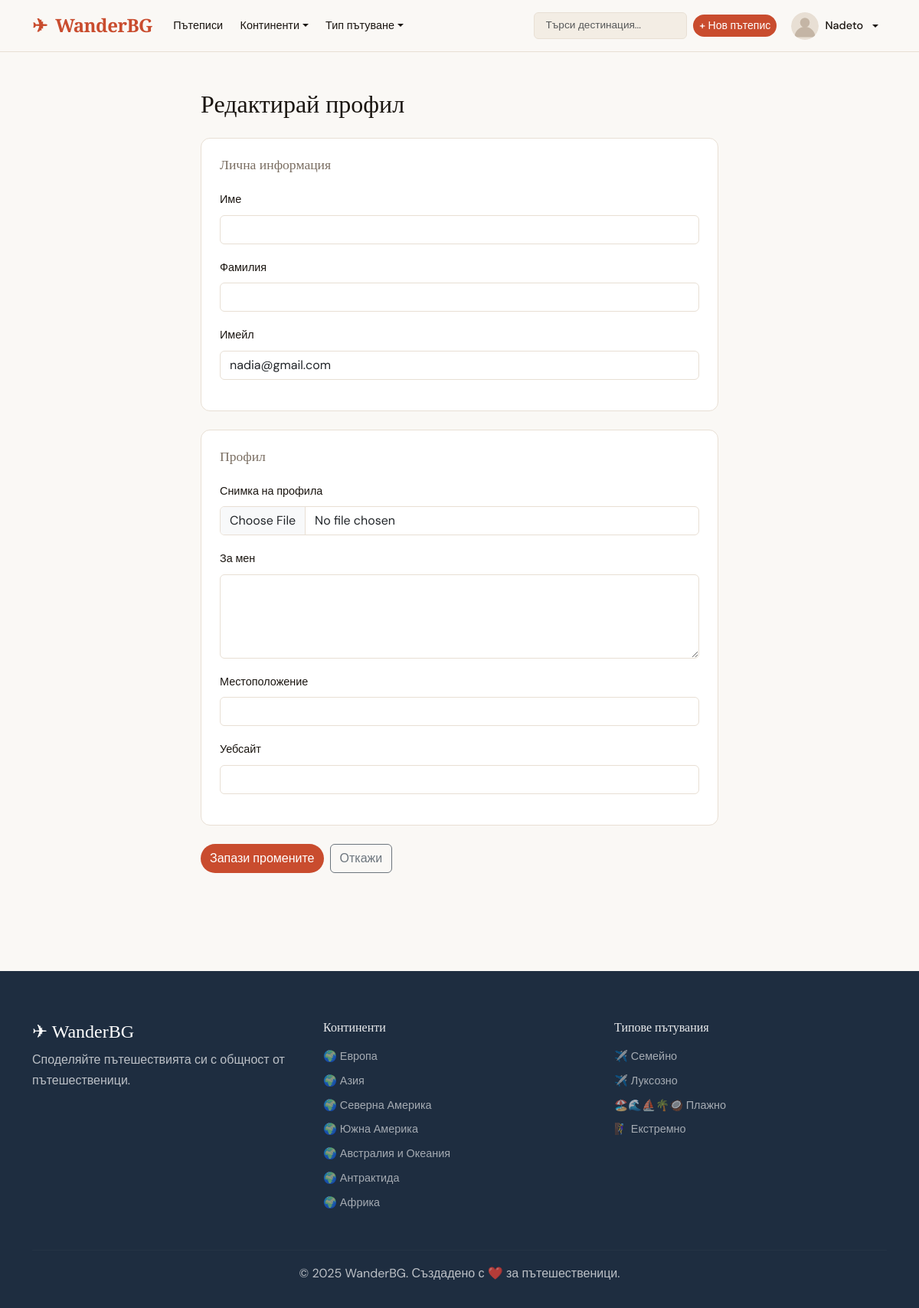
The page /accounts/edit-profile/ (signed in) on the database its author committed.
### accounts/models.py (models this page shows, shortened)
class Profile(models.Model):
    user = models.OneToOneField(User, on_delete=models.CASCADE, related_name='profile')
    bio = models.TextField(blank=True, max_length=500)
    avatar = models.ImageField(upload_to='avatars/', blank=True, null=True)
    website = models.URLField(blank=True)
    location = models.CharField(max_length=100, blank=True)
    joined = models.DateTimeField(auto_now_add=True)
    def get_avatar_url(self):
        if self.avatar:
            return self.avatar.url
        return '/static/images/default_avatar.svg'

### categories/models.py (models this page shows, shortened)
class Continent(models.Model):
    name = models.CharField(max_length=100, verbose_name='Континент')
    slug = models.SlugField(unique=True)
    icon = models.CharField(max_length=50, default='🌍')
    class Meta:
        verbose_name = 'Континент'
        verbose_name_plural = 'Континенти'

class TravelType(models.Model):
    TRAVEL_TYPES = [
        ('extreme', 'Екстремно'),
        ('family', 'Семейно'),
        ('budget', 'Бюджетно'),
        ('luxury', 'Луксозно'),
        ('adventure', 'Приключенско'),
        ('cultural', 'Културно'),
        ('beach', 'Плажно'),
        ('mountain', 'Планинско'),
    ]
    name = models.CharField(max_length=50, choices=TRAVEL_TYPES, unique=True)
    icon = models.CharField(max_length=50, default='✈️')
    class Meta:
        verbose_name = 'Тип пътуване'
        verbose_name_plural = 'Типове пътувания'
    def __str__(self):
        return self.get_name_display()

### accounts/views.py (the view)
# urls.py: path('edit-profile/', views.edit_profile_view, name='edit_profile'),
@login_required
def edit_profile_view(request):
    if request.method == 'POST':
        user_form = UserUpdateForm(request.POST, instance=request.user)
        profile_form = ProfileUpdateForm(request.POST, request.FILES, instance=request.user.profile)
        if user_form.is_valid() and profile_form.is_valid():
            user_form.save()
            profile_form.save()
            messages.success(request, 'Профилът е обновен успешно!')
            return redirect('profile', username=request.user.username)
    else:
        user_form = UserUpdateForm(instance=request.user)
        profile_form = ProfileUpdateForm(instance=request.user.profile)
    return render(request, 'accounts/edit_profile.html', {
        'user_form': user_form,
        'profile_form': profile_form,
    })

### accounts/forms.py
class UserUpdateForm(forms.ModelForm):
    class Meta:
        model = User
        fields = ['first_name', 'last_name', 'email']
        labels = {
            'first_name': 'Име',
            'last_name': 'Фамилия',
            'email': 'Имейл',
        }

class ProfileUpdateForm(forms.ModelForm):
    class Meta:
        model = Profile
        fields = ['avatar', 'bio', 'location', 'website']
        labels = {
            'avatar': 'Снимка на профила',
            'bio': 'За мен',
            'location': 'Местоположение',
            'website': 'Уебсайт',
        }
        widgets = {
            'bio': forms.Textarea(attrs={'rows': 4}),
        }

### categories/context_processors.py (called while the page is built)
def categories_context(request):
    return {
        'continents': Continent.objects.all(),
        'travel_types': TravelType.objects.all(),
    }

### templates/accounts/edit_profile.html (shortened to what this page needs)
{% extends 'base.html' %}
{% load crispy_forms_tags %}
{% block content %}
<div class="container py-5" style="max-width:700px">
    <h2 class="mb-4">Редактирай профил</h2>
    <form method="post" enctype="multipart/form-data">
        <div class="form-card mb-4">
            <h5 class="form-card-title">Лична информация</h5>
            {{ user_form|crispy }}
        </div>
        <div class="form-card mb-4">
            <h5 class="form-card-title">Профил</h5>
            {{ profile_form|crispy }}
        </div>
        <div class="d-flex gap-2">
            <button type="submit" class="btn btn-accent">Запази промените</button>
            <a href="{% url 'profile' user.username %}" class="btn btn-outline-secondary">Откажи</a>
        </div>
    </form>
</div>
{% endblock %}

### templates/base.html (shortened to what this page needs)
<!DOCTYPE html>
<html lang="bg">
<head>
    {% load static %}
    <link href="https://cdn.jsdelivr.net/npm/bootstrap@5.3.0/dist/css/bootstrap.min.css" rel="stylesheet">
    <link href="https://cdn.jsdelivr.net/npm/bootstrap-icons@1.11.0/font/bootstrap-icons.css" rel="stylesheet">
    <link href="{% static 'css/main.css' %}" rel="stylesheet">
</head>
<body>
<nav class="navbar navbar-expand-lg">
    <div class="container">
        <a class="navbar-brand" href="{% url 'home' %}">
            <span class="brand-icon">✈</span> WanderBG
        </a>
        <div class="collapse navbar-collapse" id="navMenu">
            <ul class="navbar-nav me-auto">
                <li class="nav-item"><a class="nav-link" href="{% url 'post_list' %}">Пътеписи</a></li>
                <li class="nav-item dropdown">
                    <a class="nav-link dropdown-toggle" href="#" data-bs-toggle="dropdown">Континенти</a>
                </li>
                <li class="nav-item dropdown">
                    <a class="nav-link dropdown-toggle" href="#" data-bs-toggle="dropdown">Тип пътуване</a>
                </li>
            </ul>
            <div class="navbar-nav ms-auto align-items-center gap-2">
                <form class="d-flex" action="{% url 'post_list' %}" method="get">
                    <input class="form-control search-input" type="search" name="q" placeholder="Търси дестинация..." value="{{ request.GET.q }}">
                </form>
                {% if user.is_authenticated %}
                <a href="{% url 'post_create' %}" class="btn btn-accent btn-sm">+ Нов пътепис</a>
                <div class="dropdown">
                    <a class="nav-link dropdown-toggle user-menu" href="#" data-bs-toggle="dropdown">
                        <img src="{{ user.profile.get_avatar_url }}" class="avatar-sm" alt="">
                        {{ user.username }}
                    </a>
                </div>
                {% else %}
                <a href="{% url 'login' %}" class="btn btn-outline-light btn-sm">Вход</a>
                <a href="{% url 'register' %}" class="btn btn-accent btn-sm">Регистрация</a>
                {% endif %}
            </div>
        </div>
    </div>
</nav>
<main>
    {% block content %}{% endblock %}
</main>
<footer class="site-footer">
    <div class="container">
        <div class="row">
            <div class="col-md-4">
                <h5 class="footer-brand">✈ WanderBG</h5>
                <p>Споделяйте пътешествията си с общност от пътешественици.</p>
            </div>
            <div class="col-md-4">
                <h6>Континенти</h6>
                <ul class="footer-links">
                    {% for c in continents %}
                    <li><a href="{% url 'continent_posts' c.slug %}">{{ c.icon }} {{ c.name }}</a></li>
                    {% endfor %}
                </ul>
            </div>
            <div class="col-md-4">
                <h6>Типове пътувания</h6>
                <ul class="footer-links">
                    {% for t in travel_types %}
                    <li><a href="{% url 'travel_type_posts' t.name %}">{{ t.icon }} {{ t }}</a></li>
                    {% endfor %}
                </ul>
            </div>
        </div>
        <hr>
        <p class="text-center mb-0">© 2025 WanderBG. Създадено с ❤️ за пътешественици.</p>
    </div>
</footer>
</body>
</html>

### static/css/main.css (style rules this page uses)
:root { --c-bg: #faf8f5; --c-surface: #ffffff; --c-surface2: #f3ede4; --c-border: #e8dfd4; --c-text: #1a1510; --c-text-muted: #7a6e62; --c-accent: #c94c2e; --c-accent-dark: #a33820; --c-accent-light: #f5e8e4; --c-gold: #d4a843; --c-navy: #1e2d40; --nav-h: 68px; --radius: 12px; --radius-sm: 6px; --shadow: 0 4px 24px rgba(26,21,16,.09); --shadow-hover: 0 12px 40px rgba(26,21,16,.16); --transition: .25s cubic-bezier(.4,0,.2,1); }
*, *::before, *::after { box-sizing: border-box; margin: 0; padding: 0; }
html { scroll-behavior: smooth; }
body { font-family: 'DM Sans', sans-serif; background: var(--c-bg); color: var(--c-text); line-height: 1.7; }
h1,h2,h3,h4,h5,h6 { font-family: 'Playfair Display', serif; line-height: 1.25; }
a { color: inherit; text-decoration: none; }
img { max-width: 100%; height: auto; }
.navbar { background: rgba(250,248,245,.96); backdrop-filter: blur(12px); border-bottom: 1px solid var(--c-border); padding: .8rem 0; position: sticky; top: 0; z-index: 1000; height: var(--nav-h); }
.navbar-brand { font-family: 'Playfair Display', serif; font-size: 1.5rem; font-weight: 700; color: var(--c-accent) !important; letter-spacing: -.02em; }
.brand-icon { margin-right: .3rem; }
.navbar .nav-link { font-size: .9rem; font-weight: 500; color: var(--c-text) !important; padding: .4rem .7rem !important; border-radius: var(--radius-sm); transition: background var(--transition); }
.search-input { border-radius: 20px; border: 1px solid var(--c-border); font-size: .85rem; padding: .4rem .9rem; background: var(--c-surface2); width: 200px; transition: width var(--transition); }
.avatar-sm { width: 36px; height: 36px; border-radius: 50%; object-fit: cover; }
.user-menu { display: flex; align-items: center; gap: .5rem; }
.btn-accent { background: var(--c-accent); color: #fff !important; border: none; border-radius: 20px; font-weight: 500; transition: background var(--transition), transform var(--transition); }
.form-card { background: var(--c-surface); border: 1px solid var(--c-border); border-radius: var(--radius); padding: 1.5rem; }
.form-card-title { font-family: 'Playfair Display', serif; font-size: 1.1rem; margin-bottom: 1.2rem; color: var(--c-text-muted); }
.site-footer { background: var(--c-navy); color: rgba(255,255,255,.7); padding: 4rem 0 2rem; margin-top: 5rem; }
.footer-brand { font-family: 'Playfair Display', serif; font-size: 1.5rem; color: #fff; margin-bottom: .5rem; }
.footer-links { list-style: none; padding: 0; }
.footer-links li { margin-bottom: .3rem; }
.footer-links a { color: rgba(255,255,255,.6); font-size: .9rem; transition: color var(--transition); }
.site-footer h6 { color: rgba(255,255,255,.9); margin-bottom: .8rem; font-family: 'Playfair Display', serif; }
.site-footer hr { border-color: rgba(255,255,255,.1); margin: 2rem 0 1rem; }
.form-control, .form-select { border-radius: var(--radius-sm); border: 1px solid var(--c-border); }
label { font-weight: 500; font-size: .9rem; margin-bottom: .3rem; }

### rows shown on the page
Continent: icon "🌍", name "Европа"
Continent: icon "🌍", name "Азия"
Continent: icon "🌍", name "Северна Америка"
Continent: icon "🌍", name "Южна Америка"
Continent: icon "🌍", name "Австралия и Океания"
Continent: icon "🌍", name "Антрактида"
Continent: icon "🌍", name "Африка"
TravelType: icon "✈️", name "Семейно"
TravelType: icon "✈️", name "Луксозно"
TravelType: icon "🏖️🌊⛵🌴🥥", name "Плажно"
TravelType: icon "🧗‍♀️", name "Екстремно"

### other values the page prints
{{ user.username }} "Nadeto"
